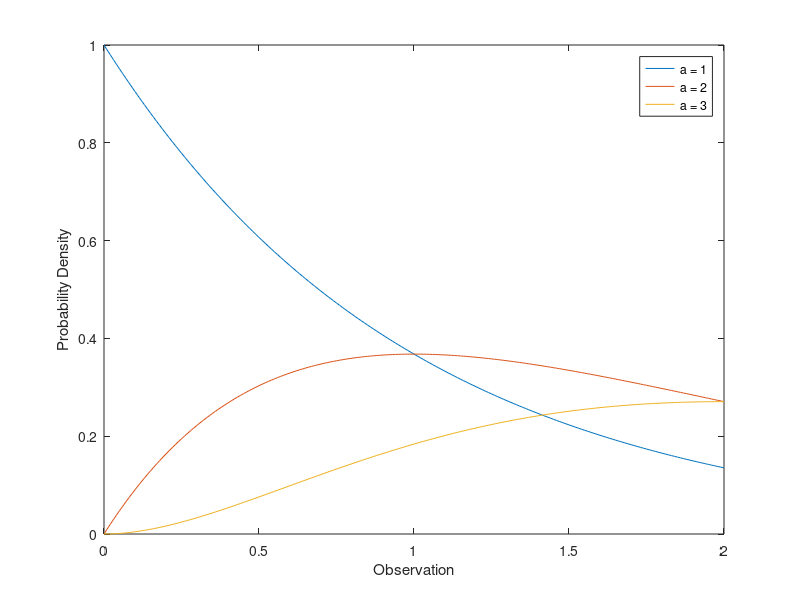

The MATLAB script that drew this image:
lambda = 1;
b = 1/lambda;

x = 0:0.01:2;
y1 = gampdf(x,1,b);
y2 = gampdf(x,2,b);
y3 = gampdf(x,3,b);


plot(x,y1)
hold on
plot(x,y2)
plot(x,y3)
hold off
xlabel('Observation')
ylabel('Probability Density')
legend('a = 1','a = 2','a = 3')
